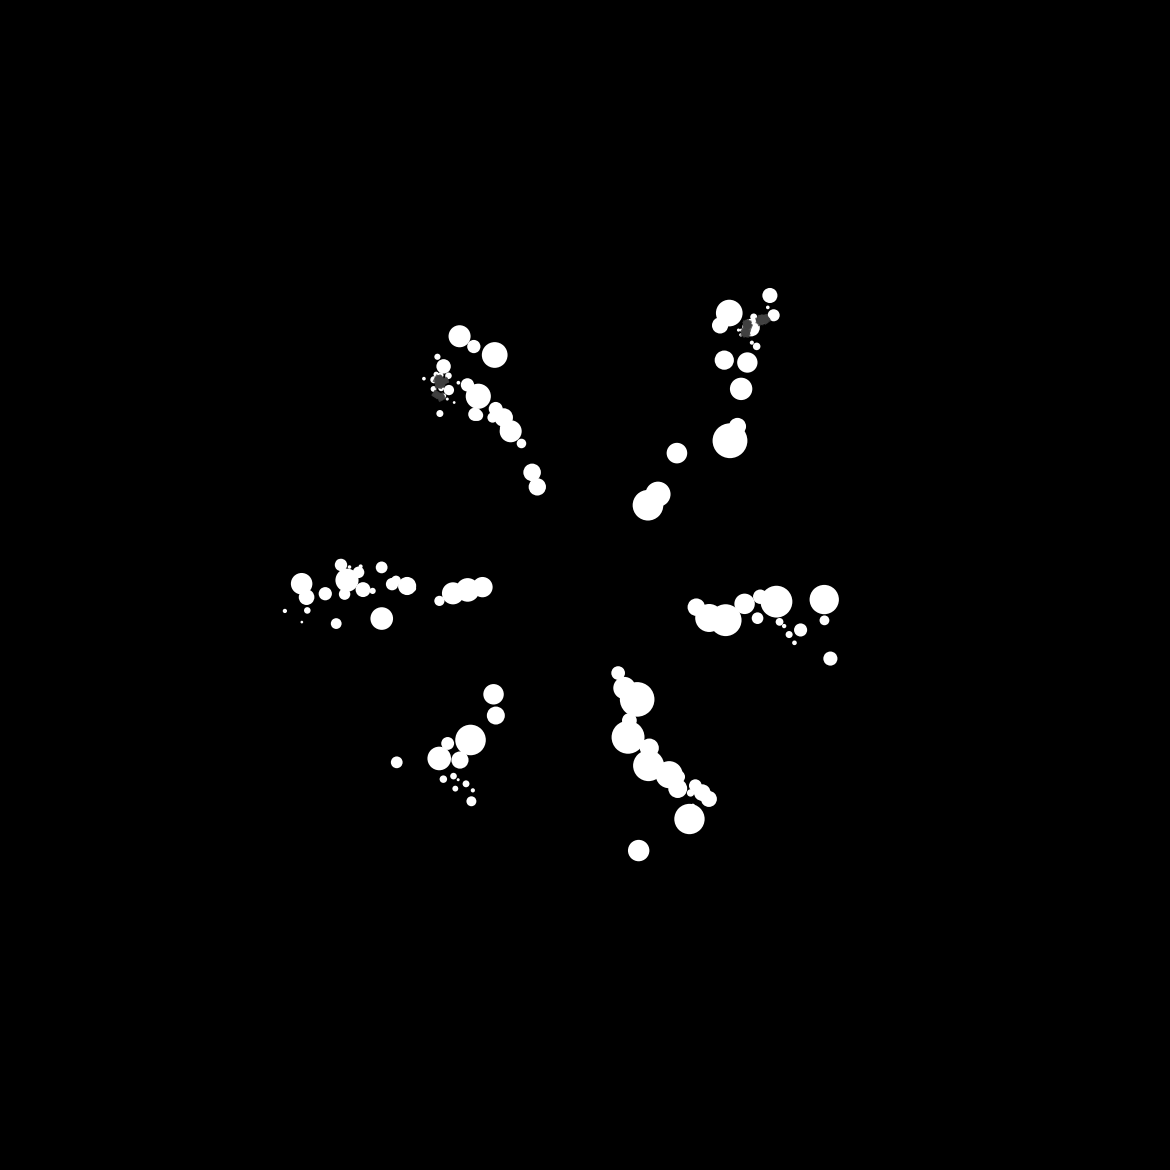

The script that saved this image:
import numpy as np
import matplotlib.pyplot as plt
import matplotlib.patches as patches
from matplotlib.collections import PatchCollection
import random
import math
from typing import List, Tuple, Optional

class OrganicFractal:
    """
    Generate an organic fractal pattern with white circles and dark grey spiky elements
    against a black background, featuring a central void and radial branching structure.
    """
    
    def __init__(self, width=1200, height=1200, dpi=300):
        self.width = width
        self.height = height
        self.dpi = dpi
        self.center_x = width / 2
        self.center_y = height / 2
        
        # Fractal parameters
        self.max_depth = 8
        self.branch_angle_variance = 0.3
        self.branch_length_decay = 0.7
        self.circle_size_decay = 0.8
        self.central_void_radius = 80
        
        # Storage for fractal elements
        self.circles = []
        self.spikes = []
        
    def generate_fractal(self):
        """Generate the complete fractal pattern"""
        print("Generating organic fractal...")
        
        # Clear previous elements
        self.circles = []
        self.spikes = []
        
        # Generate main branches from center
        num_main_branches = random.randint(6, 10)
        for i in range(num_main_branches):
            angle = (2 * math.pi * i / num_main_branches) + random.uniform(-0.2, 0.2)
            start_radius = self.central_void_radius + random.uniform(20, 40)
            start_x = self.center_x + start_radius * math.cos(angle)
            start_y = self.center_y + start_radius * math.sin(angle)
            
            self._generate_branch(
                start_x, start_y, angle, 
                initial_length=random.uniform(150, 250),
                initial_circle_size=random.uniform(8, 15),
                depth=0
            )
        
        print(f"Generated {len(self.circles)} circles and {len(self.spikes)} spikes")
        
    def _generate_branch(self, x: float, y: float, angle: float, 
                        initial_length: float, initial_circle_size: float, depth: int):
        """Recursively generate a branch with circles and sub-branches"""
        
        if depth >= self.max_depth:
            return
            
        # Calculate branch length and circle size for this depth
        length = initial_length * (self.branch_length_decay ** depth)
        circle_size = initial_circle_size * (self.circle_size_decay ** depth)
        
        # Don't create branches that are too small
        if length < 5 or circle_size < 0.5:
            return
            
        # Generate points along this branch
        num_points = max(3, int(length / 15))
        for i in range(num_points):
            progress = i / (num_points - 1) if num_points > 1 else 0
            
            # Add some randomness to the path
            current_angle = angle + random.uniform(-self.branch_angle_variance, self.branch_angle_variance)
            current_length = length * progress
            
            point_x = x + current_length * math.cos(current_angle)
            point_y = y + current_length * math.sin(current_angle)
            
            # Add circles along the branch
            if random.random() < 0.7:  # 70% chance to place a circle
                size_variation = random.uniform(0.5, 1.5)
                current_circle_size = circle_size * size_variation
                
                self.circles.append({
                    'x': point_x,
                    'y': point_y,
                    'radius': current_circle_size,
                    'depth': depth
                })
            
            # Add spikes at certain points
            if random.random() < 0.3 and depth > 2:  # 30% chance for spikes, not on main branches
                self._add_spikes_around_point(point_x, point_y, circle_size, current_angle)
        
        # Create sub-branches
        if depth < self.max_depth - 1:
            num_sub_branches = random.randint(1, 3) if depth < 3 else random.randint(0, 2)
            
            for _ in range(num_sub_branches):
                # Choose a point along the branch for sub-branch origin
                sub_progress = random.uniform(0.3, 0.8)
                sub_x = x + length * sub_progress * math.cos(angle)
                sub_y = y + length * sub_progress * math.sin(angle)
                
                # Calculate sub-branch angle
                sub_angle = angle + random.uniform(-math.pi/3, math.pi/3)
                
                # Recursively generate sub-branch
                self._generate_branch(
                    sub_x, sub_y, sub_angle,
                    length * 0.6, circle_size * 0.7, depth + 1
                )
    
    def _add_spikes_around_point(self, x: float, y: float, base_size: float, angle: float):
        """Add spiky elements around a point"""
        num_spikes = random.randint(3, 8)
        spike_length = base_size * random.uniform(0.3, 0.8)
        
        for i in range(num_spikes):
            spike_angle = angle + random.uniform(-math.pi/2, math.pi/2)
            spike_x = x + spike_length * math.cos(spike_angle)
            spike_y = y + spike_length * math.sin(spike_angle)
            
            self.spikes.append({
                'x1': x,
                'y1': y,
                'x2': spike_x,
                'y2': spike_y,
                'thickness': random.uniform(0.5, 2.0)
            })
    
    def create_visualization(self, save_path: str = 'organic_fractal.png'):
        """Create and save the fractal visualization"""
        print("Creating visualization...")
        
        # Create figure with black background
        fig, ax = plt.subplots(figsize=(self.width/self.dpi, self.height/self.dpi), dpi=self.dpi)
        ax.set_facecolor('black')
        ax.set_xlim(0, self.width)
        ax.set_ylim(0, self.height)
        ax.set_aspect('equal')
        ax.axis('off')
        
        # Create central void
        void = patches.Circle((self.center_x, self.center_y), self.central_void_radius, 
                            facecolor='black', edgecolor='none')
        ax.add_patch(void)
        
        # Draw circles
        circle_patches = []
        for circle in self.circles:
            # Skip circles that are too close to center (inside void)
            distance_from_center = math.sqrt(
                (circle['x'] - self.center_x)**2 + (circle['y'] - self.center_y)**2
            )
            if distance_from_center < self.central_void_radius + 10:
                continue
                
            circle_patch = patches.Circle(
                (circle['x'], circle['y']), 
                circle['radius'], 
                facecolor='white', 
                edgecolor='none'
            )
            circle_patches.append(circle_patch)
        
        if circle_patches:
            circle_collection = PatchCollection(circle_patches, match_original=True)
            ax.add_collection(circle_collection)
        
        # Draw spikes
        for spike in self.spikes:
            ax.plot([spike['x1'], spike['x2']], [spike['y1'], spike['y2']], 
                   color='#404040', linewidth=spike['thickness'], alpha=0.8)
        
        # Save the image
        plt.tight_layout()
        plt.savefig(save_path, dpi=self.dpi, bbox_inches='tight', 
                   facecolor='black', edgecolor='none')
        plt.show()
        
        print(f"Fractal saved to {save_path}")
        return fig, ax

def main():
    """Main function to generate and display the organic fractal"""
    print("Organic Fractal Generator")
    print("=" * 40)
    
    # Set random seed for reproducibility (optional)
    random.seed(42)
    np.random.seed(42)
    
    # Create fractal generator
    fractal = OrganicFractal(width=1200, height=1200, dpi=300)
    
    # Generate the fractal
    fractal.generate_fractal()
    
    # Create visualization
    fractal.create_visualization('organic_fractal.png')
    
    print("Fractal generation complete!")

if __name__ == "__main__":
    main()
